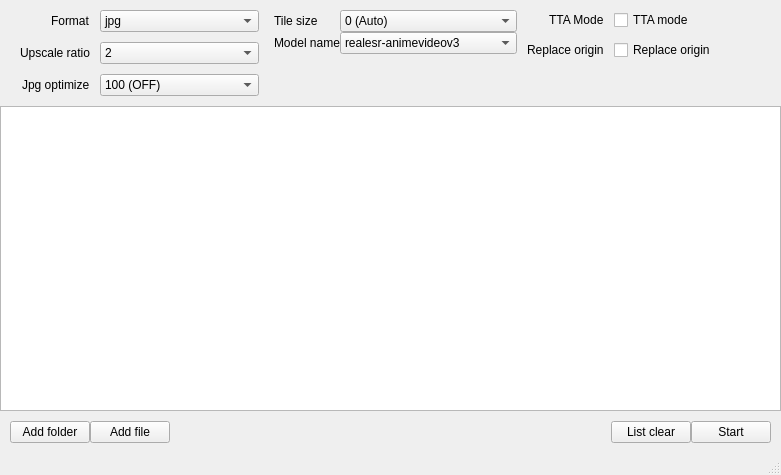
<?xml version="1.0" encoding="UTF-8"?>
<ui version="4.0">
 <class>MainWindow</class>
 <widget class="QMainWindow" name="MainWindow">
  <property name="geometry">
   <rect>
    <x>0</x>
    <y>0</y>
    <width>781</width>
    <height>475</height>
   </rect>
  </property>
  <property name="minimumSize">
   <size>
    <width>640</width>
    <height>0</height>
   </size>
  </property>
  <property name="windowTitle">
   <string>Comics upscale</string>
  </property>
  <property name="windowIcon">
   <iconset resource="resources.qrc">
    <normaloff>:/icon/icons/icon.png</normaloff>:/icon/icons/icon.png</iconset>
  </property>
  <widget class="QWidget" name="centralwidget">
   <property name="maximumSize">
    <size>
     <width>16777215</width>
     <height>16777215</height>
    </size>
   </property>
   <property name="autoFillBackground">
    <bool>false</bool>
   </property>
   <layout class="QVBoxLayout" name="verticalLayout" stretch="0">
    <property name="spacing">
     <number>0</number>
    </property>
    <property name="leftMargin">
     <number>0</number>
    </property>
    <property name="topMargin">
     <number>0</number>
    </property>
    <property name="rightMargin">
     <number>0</number>
    </property>
    <property name="bottomMargin">
     <number>0</number>
    </property>
    <item>
     <layout class="QVBoxLayout" name="verticalLayout_2" stretch="0,1,0">
      <item>
       <layout class="QHBoxLayout" name="horizontalLayout">
        <property name="leftMargin">
         <number>10</number>
        </property>
        <property name="topMargin">
         <number>10</number>
        </property>
        <property name="rightMargin">
         <number>10</number>
        </property>
        <property name="bottomMargin">
         <number>10</number>
        </property>
        <item>
         <layout class="QFormLayout" name="formLayout_2">
          <property name="labelAlignment">
           <set>Qt::AlignRight|Qt::AlignTrailing|Qt::AlignVCenter</set>
          </property>
          <property name="horizontalSpacing">
           <number>10</number>
          </property>
          <property name="verticalSpacing">
           <number>10</number>
          </property>
          <property name="leftMargin">
           <number>10</number>
          </property>
          <property name="rightMargin">
           <number>5</number>
          </property>
          <item row="0" column="0">
           <widget class="QLabel" name="label">
            <property name="text">
             <string>Format</string>
            </property>
           </widget>
          </item>
          <item row="0" column="1">
           <widget class="QComboBox" name="cmb_format">
            <item>
             <property name="text">
              <string>jpg</string>
             </property>
            </item>
            <item>
             <property name="text">
              <string>png</string>
             </property>
            </item>
            <item>
             <property name="text">
              <string>webp</string>
             </property>
            </item>
           </widget>
          </item>
          <item row="1" column="0">
           <widget class="QLabel" name="label_4">
            <property name="text">
             <string>Upscale ratio</string>
            </property>
           </widget>
          </item>
          <item row="1" column="1">
           <widget class="QComboBox" name="cmb_upscale_ratio">
            <item>
             <property name="text">
              <string>2</string>
             </property>
            </item>
            <item>
             <property name="text">
              <string>3</string>
             </property>
            </item>
            <item>
             <property name="text">
              <string>4</string>
             </property>
            </item>
           </widget>
          </item>
          <item row="2" column="0">
           <widget class="QLabel" name="label_6">
            <property name="text">
             <string>Jpg optimize</string>
            </property>
           </widget>
          </item>
          <item row="2" column="1">
           <widget class="QComboBox" name="cmb_jpg_optimize">
            <item>
             <property name="text">
              <string>100 (OFF)</string>
             </property>
            </item>
            <item>
             <property name="text">
              <string>99</string>
             </property>
            </item>
            <item>
             <property name="text">
              <string>98</string>
             </property>
            </item>
            <item>
             <property name="text">
              <string>97</string>
             </property>
            </item>
            <item>
             <property name="text">
              <string>96</string>
             </property>
            </item>
            <item>
             <property name="text">
              <string>95</string>
             </property>
            </item>
            <item>
             <property name="text">
              <string>94</string>
             </property>
            </item>
            <item>
             <property name="text">
              <string>93</string>
             </property>
            </item>
            <item>
             <property name="text">
              <string>92</string>
             </property>
            </item>
            <item>
             <property name="text">
              <string>91</string>
             </property>
            </item>
            <item>
             <property name="text">
              <string>90</string>
             </property>
            </item>
            <item>
             <property name="text">
              <string>89</string>
             </property>
            </item>
            <item>
             <property name="text">
              <string>88</string>
             </property>
            </item>
            <item>
             <property name="text">
              <string>87</string>
             </property>
            </item>
            <item>
             <property name="text">
              <string>86</string>
             </property>
            </item>
            <item>
             <property name="text">
              <string>85</string>
             </property>
            </item>
            <item>
             <property name="text">
              <string>84</string>
             </property>
            </item>
            <item>
             <property name="text">
              <string>83</string>
             </property>
            </item>
            <item>
             <property name="text">
              <string>82</string>
             </property>
            </item>
            <item>
             <property name="text">
              <string>81</string>
             </property>
            </item>
            <item>
             <property name="text">
              <string>80</string>
             </property>
            </item>
            <item>
             <property name="text">
              <string>79</string>
             </property>
            </item>
            <item>
             <property name="text">
              <string>78</string>
             </property>
            </item>
            <item>
             <property name="text">
              <string>77</string>
             </property>
            </item>
            <item>
             <property name="text">
              <string>76</string>
             </property>
            </item>
            <item>
             <property name="text">
              <string>75</string>
             </property>
            </item>
           </widget>
          </item>
         </layout>
        </item>
        <item>
         <layout class="QFormLayout" name="formLayout_5">
          <property name="leftMargin">
           <number>10</number>
          </property>
          <item row="0" column="0">
           <widget class="QLabel" name="label_2">
            <property name="text">
             <string>Tile size</string>
            </property>
           </widget>
          </item>
          <item row="0" column="1">
           <widget class="QComboBox" name="cmb_tile_size">
            <item>
             <property name="text">
              <string>0 (Auto)</string>
             </property>
            </item>
            <item>
             <property name="text">
              <string>1</string>
             </property>
            </item>
            <item>
             <property name="text">
              <string>2</string>
             </property>
            </item>
            <item>
             <property name="text">
              <string>3</string>
             </property>
            </item>
            <item>
             <property name="text">
              <string>4</string>
             </property>
            </item>
            <item>
             <property name="text">
              <string>5</string>
             </property>
            </item>
            <item>
             <property name="text">
              <string>6</string>
             </property>
            </item>
            <item>
             <property name="text">
              <string>7</string>
             </property>
            </item>
            <item>
             <property name="text">
              <string>8</string>
             </property>
            </item>
            <item>
             <property name="text">
              <string>9</string>
             </property>
            </item>
            <item>
             <property name="text">
              <string>10</string>
             </property>
            </item>
            <item>
             <property name="text">
              <string>11</string>
             </property>
            </item>
            <item>
             <property name="text">
              <string>12</string>
             </property>
            </item>
            <item>
             <property name="text">
              <string>13</string>
             </property>
            </item>
            <item>
             <property name="text">
              <string>14</string>
             </property>
            </item>
            <item>
             <property name="text">
              <string>15</string>
             </property>
            </item>
            <item>
             <property name="text">
              <string>16</string>
             </property>
            </item>
            <item>
             <property name="text">
              <string>17</string>
             </property>
            </item>
            <item>
             <property name="text">
              <string>18</string>
             </property>
            </item>
            <item>
             <property name="text">
              <string>19</string>
             </property>
            </item>
            <item>
             <property name="text">
              <string>20</string>
             </property>
            </item>
            <item>
             <property name="text">
              <string>21</string>
             </property>
            </item>
            <item>
             <property name="text">
              <string>22</string>
             </property>
            </item>
            <item>
             <property name="text">
              <string>23</string>
             </property>
            </item>
            <item>
             <property name="text">
              <string>24</string>
             </property>
            </item>
            <item>
             <property name="text">
              <string>25</string>
             </property>
            </item>
            <item>
             <property name="text">
              <string>26</string>
             </property>
            </item>
            <item>
             <property name="text">
              <string>27</string>
             </property>
            </item>
            <item>
             <property name="text">
              <string>28</string>
             </property>
            </item>
            <item>
             <property name="text">
              <string>29</string>
             </property>
            </item>
            <item>
             <property name="text">
              <string>30</string>
             </property>
            </item>
            <item>
             <property name="text">
              <string>31</string>
             </property>
            </item>
            <item>
             <property name="text">
              <string>32</string>
             </property>
            </item>
           </widget>
          </item>
          <item row="1" column="1">
           <widget class="QComboBox" name="cmb_model_name">
            <item>
             <property name="text">
              <string>realesr-animevideov3</string>
             </property>
            </item>
            <item>
             <property name="text">
              <string>realesrgan-x4plus</string>
             </property>
            </item>
            <item>
             <property name="text">
              <string>realesrgan-x4plus-anime</string>
             </property>
            </item>
           </widget>
          </item>
          <item row="1" column="0">
           <widget class="QLabel" name="label_5">
            <property name="text">
             <string>Model name</string>
            </property>
           </widget>
          </item>
         </layout>
        </item>
        <item>
         <layout class="QFormLayout" name="formLayout">
          <property name="labelAlignment">
           <set>Qt::AlignRight|Qt::AlignTrailing|Qt::AlignVCenter</set>
          </property>
          <property name="horizontalSpacing">
           <number>10</number>
          </property>
          <property name="verticalSpacing">
           <number>10</number>
          </property>
          <property name="leftMargin">
           <number>10</number>
          </property>
          <item row="0" column="0">
           <widget class="QLabel" name="label_3">
            <property name="text">
             <string>TTA Mode</string>
            </property>
           </widget>
          </item>
          <item row="0" column="1">
           <widget class="QCheckBox" name="chb_tta_mode">
            <property name="text">
             <string>TTA mode</string>
            </property>
           </widget>
          </item>
          <item row="1" column="0">
           <widget class="QLabel" name="label_7">
            <property name="text">
             <string>Replace origin</string>
            </property>
           </widget>
          </item>
          <item row="1" column="1">
           <widget class="QCheckBox" name="chb_replace_origin">
            <property name="text">
             <string>Replace origin</string>
            </property>
           </widget>
          </item>
         </layout>
        </item>
       </layout>
      </item>
      <item>
       <widget class="QListWidget" name="lst_item_list">
        <property name="horizontalScrollBarPolicy">
         <enum>Qt::ScrollBarAlwaysOff</enum>
        </property>
        <property name="dragEnabled">
         <bool>false</bool>
        </property>
       </widget>
      </item>
      <item>
       <layout class="QHBoxLayout" name="horizontalLayout_3">
        <property name="leftMargin">
         <number>10</number>
        </property>
        <property name="topMargin">
         <number>10</number>
        </property>
        <property name="rightMargin">
         <number>10</number>
        </property>
        <property name="bottomMargin">
         <number>10</number>
        </property>
        <item>
         <widget class="QPushButton" name="btn_add_folder">
          <property name="text">
           <string>Add folder</string>
          </property>
         </widget>
        </item>
        <item>
         <widget class="QPushButton" name="btn_add_file">
          <property name="text">
           <string>Add file</string>
          </property>
         </widget>
        </item>
        <item>
         <spacer name="horizontalSpacer">
          <property name="orientation">
           <enum>Qt::Horizontal</enum>
          </property>
          <property name="sizeHint" stdset="0">
           <size>
            <width>40</width>
            <height>20</height>
           </size>
          </property>
         </spacer>
        </item>
        <item>
         <widget class="QPushButton" name="btn_list_clear">
          <property name="text">
           <string>List clear</string>
          </property>
         </widget>
        </item>
        <item>
         <widget class="QPushButton" name="btn_start">
          <property name="text">
           <string>Start</string>
          </property>
         </widget>
        </item>
       </layout>
      </item>
     </layout>
    </item>
   </layout>
  </widget>
  <widget class="QStatusBar" name="statusbar"/>
  <action name="action_always_top">
   <property name="checkable">
    <bool>true</bool>
   </property>
   <property name="text">
    <string>항상위</string>
   </property>
  </action>
  <action name="action_clipboard_toggle">
   <property name="checkable">
    <bool>true</bool>
   </property>
   <property name="checked">
    <bool>true</bool>
   </property>
   <property name="text">
    <string>클립보드에서 추가</string>
   </property>
  </action>
  <action name="action_exit">
   <property name="text">
    <string>종료(&amp;q)</string>
   </property>
  </action>
 </widget>
 <resources>
  <include location="resources.qrc"/>
 </resources>
 <connections/>
</ui>
